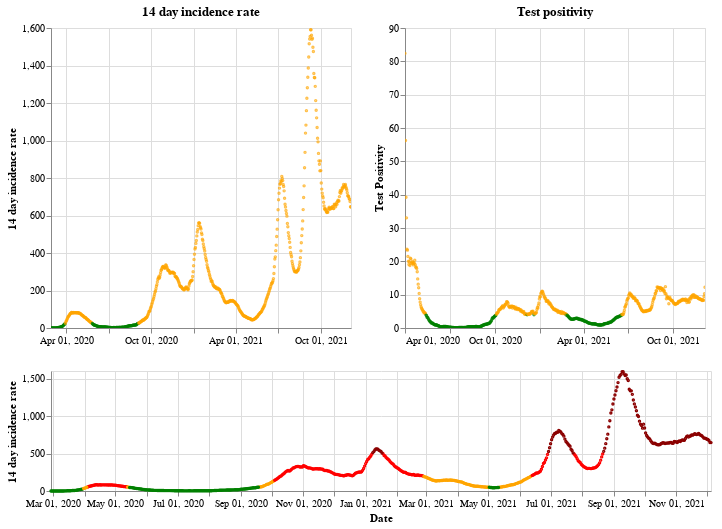

The notebook cell saved with this chart:
### Markdown cell above
## Scotland

### Code cell
plot_traffic_light('Scotland')

### Figure 1 — Vega-Lite specification as saved in the notebook (floating-point values rounded to 4 significant figures; data arrays with more than 128 entries replaced by an {"elided": "..."} marker saying what was removed)
{"config": {"view": {"continuousWidth": 400, "continuousHeight": 300}}, "vconcat": [{"hconcat": [{"mark": {"type": "point", "size": 2}, "encoding": {"color": {"condition": {"value": "green", "test": "(datum.twoWeeklyCasesRate <= 25)"}, "value": "orange"}, "tooltip": [{"type": "nominal", "field": "areaName"}, {"type": "temporal", "field": "date"}, {"type": "quantitative", "field": "twoWeeklyCasesRate"}, {"type": "quantitative", "field": "testPositivity"}], "x": {"type": "temporal", "axis": {"title": ""}, "field": "date", "scale": {"domain": {"selection": "DateBrush"}}, "timeUnit": "yearmonthdate"}, "y": {"type": "quantitative", "axis": {"title": "14 day incidence rate"}, "field": "twoWeeklyCasesRate"}}, "title": "14 day incidence rate", "width": 300}, {"mark": {"type": "point", "size": 2}, "encoding": {"color": {"condition": {"value": "green", "test": "(datum.testPositivity <= 4)"}, "value": "orange"}, "tooltip": [{"type": "nominal", "field": "areaName"}, {"type": "temporal", "field": "date"}, {"type": "quantitative", "field": "twoWeeklyCasesRate"}, {"type": "quantitative", "field": "testPositivity"}], "x": {"type": "temporal", "axis": {"title": ""}, "field": "date", "scale": {"domain": {"selection": "DateBrush"}}, "timeUnit": "yearmonthdate"}, "y": {"type": "quantitative", "axis": {"title": "Test Positivity"}, "field": "testPositivity"}}, "title": "Test positivity", "width": 300}]}, {"layer": [{"mark": {"type": "point", "size": 2}, "encoding": {"color": {"condition": {"value": "orange", "test": "(((datum.testPositivity < 4) && (datum.twoWeeklyCasesRate >= 50)) && (datum.twoWeeklyCasesRate < 200))"}, "value": "red"}, "opacity": {"condition": {"value": 1, "test": "((datum.twoWeeklyCasesRate >= 50) && (datum.twoWeeklyCasesRate < 500))"}, "value": 0}, "tooltip": [{"type": "nominal", "field": "areaName"}, {"type": "temporal", "field": "date"}, {"type": "quantitative", "field": "twoWeeklyCasesRate"}, {"type": "quantitative", "field": "testPositivity"}], "x": {"type": "temporal", "axis": {"title": "Date"}, "field": "date", "timeUnit": "yearmonthdate"}, "y": {"type": "quantitative", "axis": {"title": "14 day incidence rate"}, "field": "twoWeeklyCasesRate"}}, "selection": {"DateBrush": {"type": "interval", "encodings": ["x"], "fields": ["Time"]}}}, {"mark": {"type": "point", "size": 2}, "encoding": {"color": {"value": "darkred"}, "opacity": {"condition": {"value": 1, "test": "(datum.twoWeeklyCasesRate >= 500)"}, "value": 0}, "tooltip": [{"type": "nominal", "field": "areaName"}, {"type": "temporal", "field": "date"}, {"type": "quantitative", "field": "twoWeeklyCasesRate"}, {"type": "quantitative", "field": "testPositivity"}], "x": {"type": "temporal", "axis": {"title": "Date"}, "field": "date", "timeUnit": "yearmonthdate"}, "y": {"type": "quantitative", "axis": {"title": "14 day incidence rate"}, "field": "twoWeeklyCasesRate"}}}, {"mark": {"type": "point", "size": 2}, "encoding": {"color": {"condition": {"value": "green", "test": "((datum.testPositivity < 4) && (datum.twoWeeklyCasesRate < 50))"}, "value": "orange"}, "opacity": {"condition": {"value": 1, "test": "(datum.twoWeeklyCasesRate < 50)"}, "value": 0}, "tooltip": [{"type": "nominal", "field": "areaName"}, {"type": "temporal", "field": "date"}, {"type": "quantitative", "field": "twoWeeklyCasesRate"}, {"type": "quantitative", "field": "testPositivity"}], "x": {"type": "temporal", "axis": {"title": "Date"}, "field": "date", "timeUnit": "yearmonthdate"}, "y": {"type": "quantitative", "axis": {"title": "14 day incidence rate"}, "field": "twoWeeklyCasesRate"}}}], "height": 120, "width": 660}], "data": {"name": "data-e006fa7b60117f93b8867ef05d686bd4"}, "$schema": "https://vega.github.io/schema/vega-lite/v4.8.1.json", "datasets": {"data-e006fa7b60117f93b8867ef05d686bd4": {"elided": "647 records"}}}
